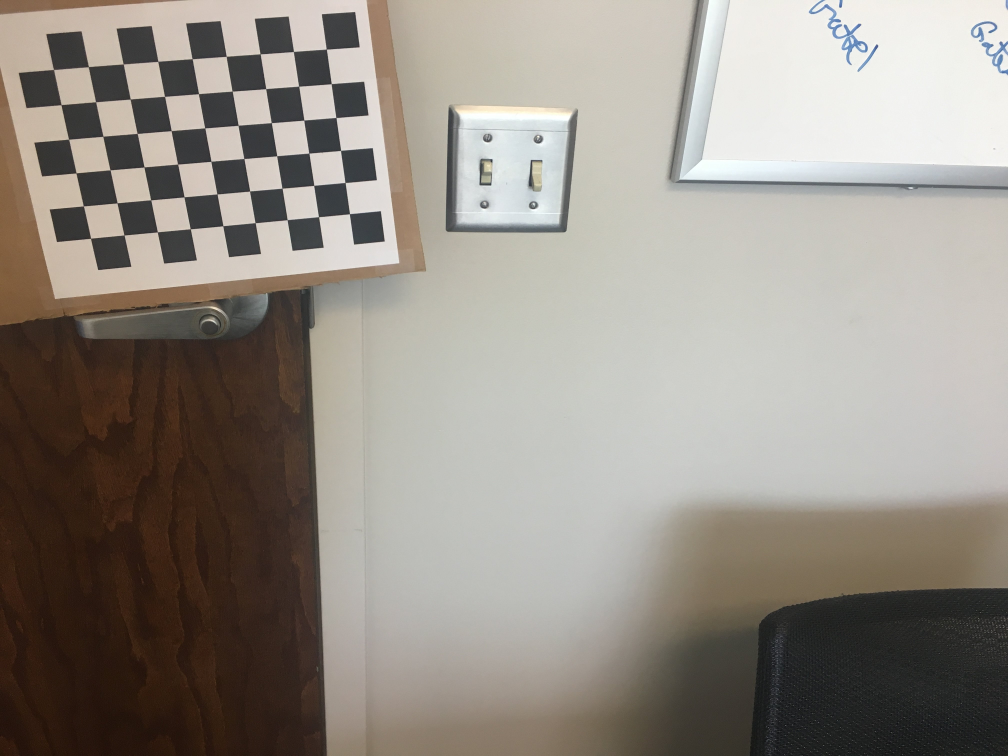
#> input picture cal_images/IMG_3144.jpg, 4032 x 3024 px (shown at 1/4 size); its folder holds 5 pictures in this run
$ python camera_calibration.py
#> lines starting #> are read from the running program, lines starting #| are printed output that depends on the picture
# file to develop pin hole camera model from test images using openCV
#
# Aaron Sengstacken - 3.31.2017

# import shiz
import numpy as np
import cv2
#import matplotlib.pyplot as plt
import glob

def camera_cal(directory_of_cal_images):
    # prepare object points, like (0,0,0), (1,0,0), (2,0,0) ....,(6,5,0).  Note object points are 3-D of the real world
    # space, assume that the chess board was kept stationary and the camera was moved.

    # chessboard size, count starting w/ zero
#> called with directory_of_cal_images = 'cal_images/'
    num_sq_width = 9
    num_sq_height = 6

    # termination criteria
    criteria = (cv2.TERM_CRITERIA_EPS + cv2.TERM_CRITERIA_MAX_ITER, 30, 0.001)

    objp = np.zeros((num_sq_height*num_sq_width,3), np.float32)
    objp[:,:2] = np.mgrid[0:num_sq_width, 0:num_sq_height].T.reshape(-1,2)

    # Arrays to store object points and image points from all the images.
    objpoints = [] # 3d points in real world space
    imgpoints = [] # 2d points in image plane.
    chessboards = [] # array of chessboard images

    # find all cal images
    images = glob.glob(directory_of_cal_images+'*.jpg')

    # loop over all cal images and search for test pattern (chessboard)
    for i,fname in enumerate(images):
        print(fname)
        img = cv2.imread(fname)
#> img is the input picture: shape (3024, 4032, 3); mean B, G, R 133.3, 141.5, 148
        gray = cv2.cvtColor(img,cv2.COLOR_BGR2GRAY)
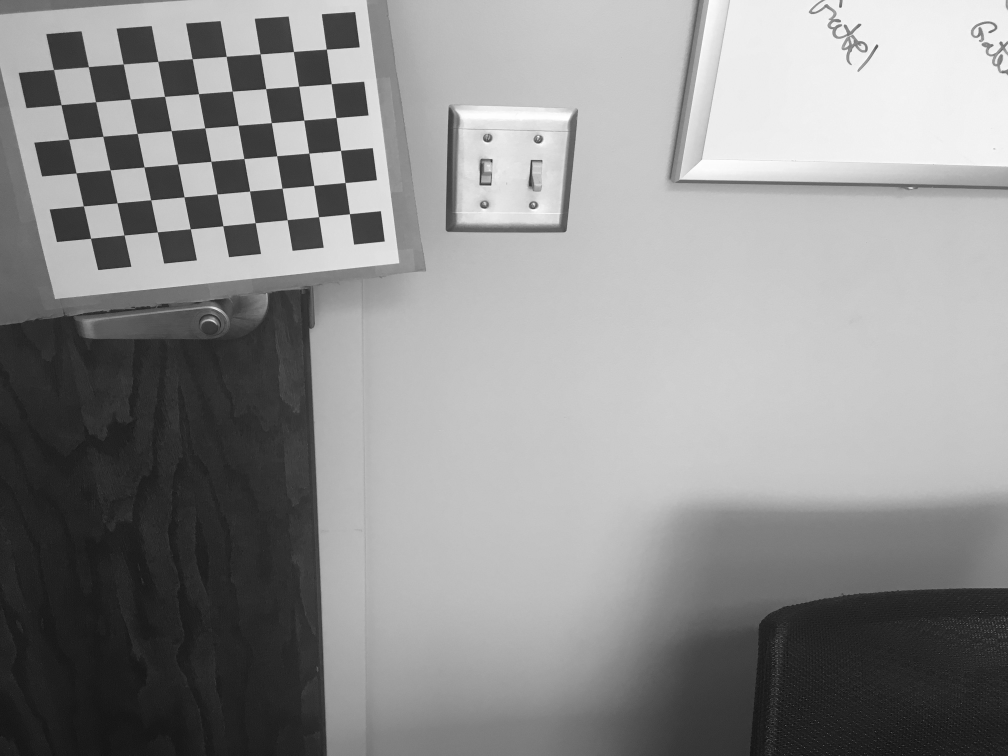
#> gray: shape (3024, 4032) (shown at 1/4 size); min 0, max 255, mean 142.5

        # find corners
        ret,corners = cv2.findChessboardCorners(gray,(num_sq_width,num_sq_height),None)
#> ret = True; corners = 54 rows, first 8: [1398.8, 856.6], [1277.2, 869.5], [1148.7, 881.2], [1020.8, 890.5], [893.7, 903.5], [760.7, 916.5], [629.6, 929.8], [496.3, 940.4]

        # If found, add object point, image points
        if ret == True:
            print('Found')
            objpoints.append(objp)

            # refine solution (note - This is optional, not required)
            cv2.cornerSubPix(gray,corners,(11,11),(-1,-1),criteria)
            imgpoints.append(corners)

            # Draw and display the corners
            cv2.drawChessboardCorners(img,(num_sq_width,num_sq_height),corners,ret)
#> pass 3 of the loop in camera_cal, `for i,fname in enumerate(images):`:
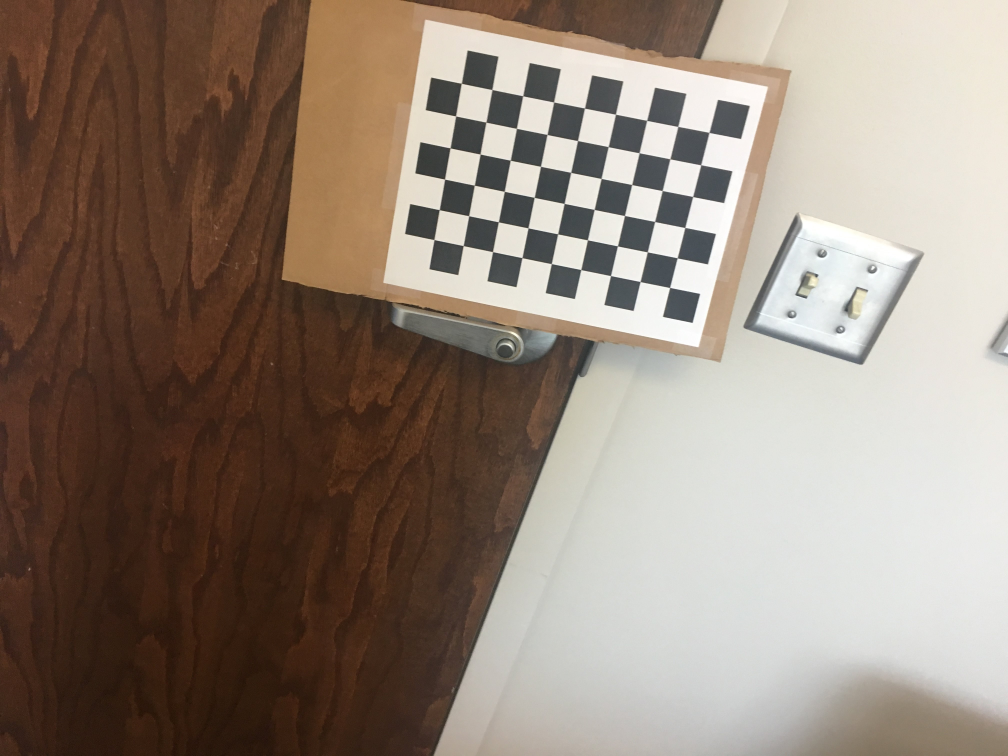
#> input picture cal_images/IMG_3145.jpg, 4032 x 3024 px (shown at 1/4 size)
#> in camera_cal, img is the input picture: shape (3024, 4032, 3); mean B, G, R 119.3, 131.5, 146.3
#> in camera_cal, `gray = cv2.cvtColor(img,cv2.COLOR_BGR2GRAY)`:
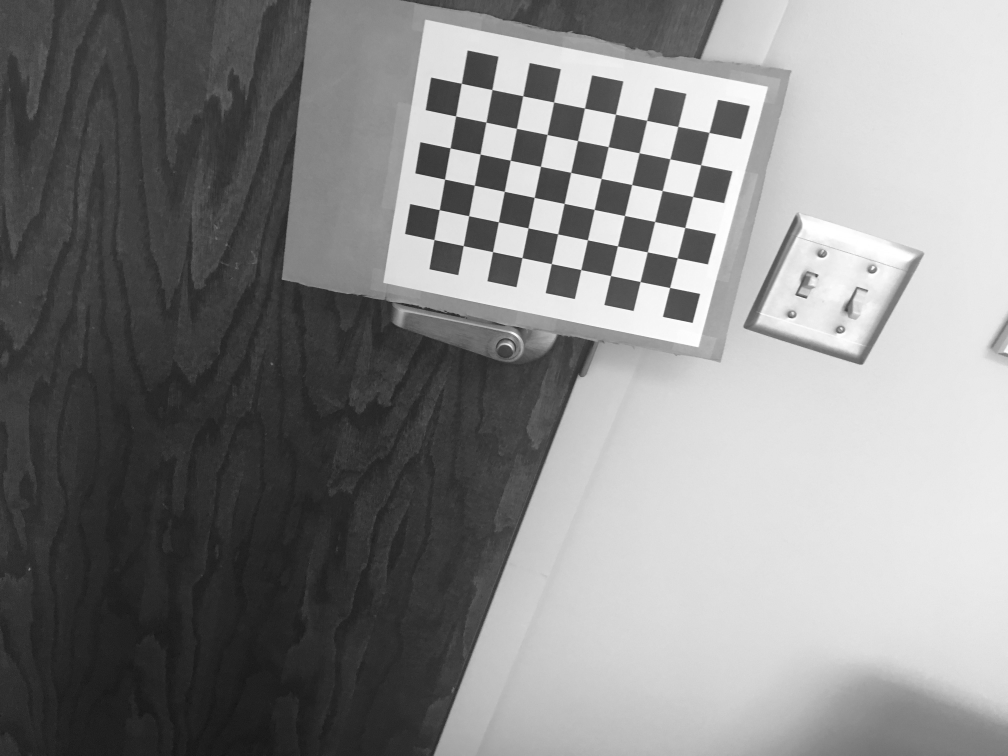
#> gray: shape (3024, 4032) (shown at 1/4 size); min 12, max 255, mean 134.6
#> corners = 54 rows, first 8: [2679.8, 1151.2], [2561.3, 1127.5], [2442.8, 1104.3], [2325, 1080], [2206.5, 1056], [2089.1, 1031.9], [1971, 1008.5], [1854.2, 984]
#> the loop made 5 passes; the first 3 are shown
            chessboards.append(img)

            if i==0:
                #cv2.imshow('img',img)
                cv2.imwrite(fname[:-4]+'chess.jpg',img)
                #cv2.waitKey(500)
        else:
            print('Not Found')

    cv2.destroyAllWindows()
    return objpoints, imgpoints, chessboards, img.shape[0:2]


def image_correct(image_name,mtx,dist):
#> called with image_name = 'cal_images/IMG_3181.jpg', mtx = array of shape (3, 3), dist = array of shape (1, 5)
    img = cv2.imread(image_name)
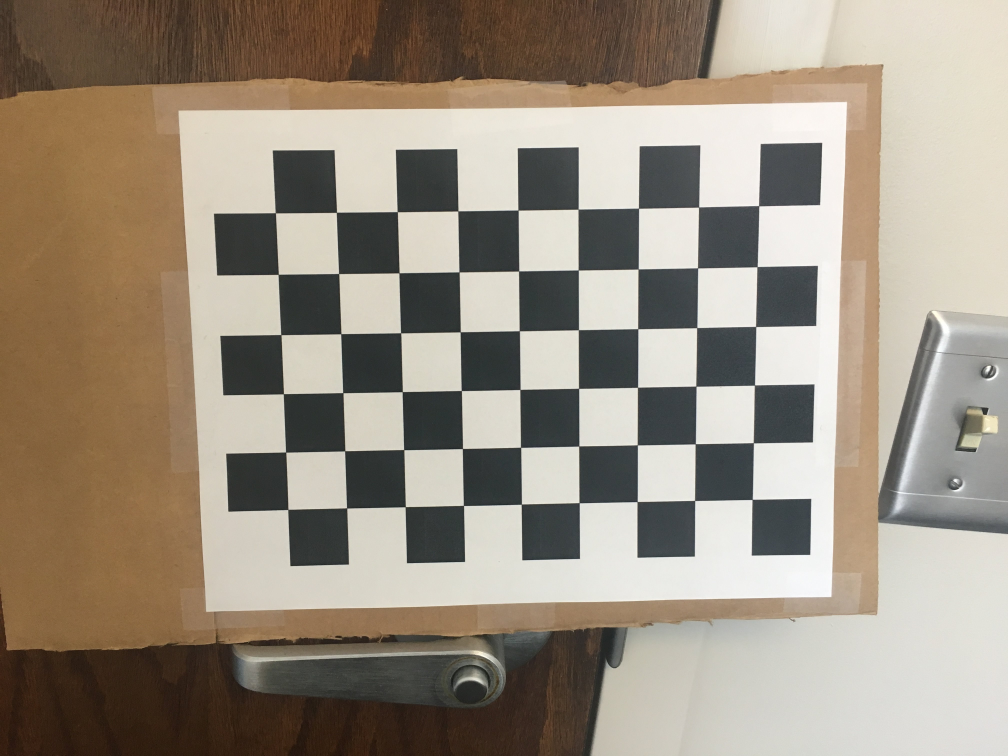
#> input picture cal_images/IMG_3181.jpg, 4032 x 3024 px (shown at 1/4 size)
#> img is the input picture: shape (3024, 4032, 3); mean B, G, R 128, 142.8, 153.8
    h,w = img.shape[:2]
#> h = 3024; w = 4032
    alpha = 1
    newcameramtx,roi=cv2.getOptimalNewCameraMatrix(mtx,dist,(w,h),alpha,(w,h))
    dst = cv2.undistort(img,mtx,dist,None,newcameramtx)
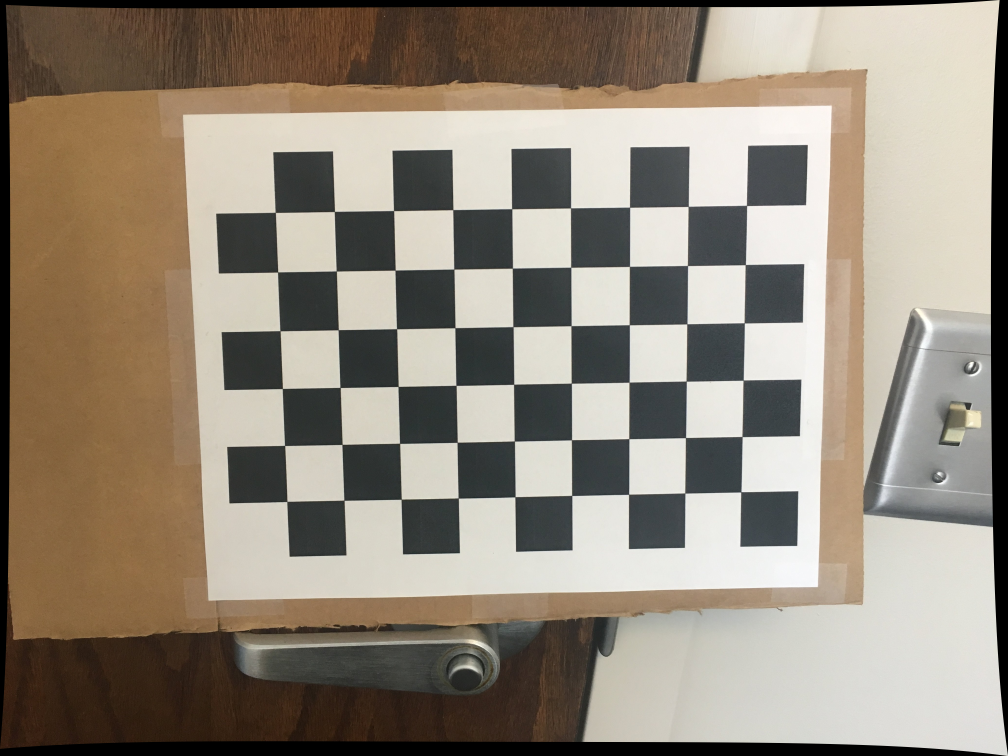
#> dst: shape (3024, 4032, 3) (shown at 1/4 size); mean B, G, R 122.5, 136.5, 146.8
    cv2.imwrite(image_name[:-4]+'cal.png',dst)


objpoints, imgpoints, chessboards, im_size = camera_cal('cal_images/')

# find the camera model
ret, mtx, dist, rvecs, tvecs = cv2.calibrateCamera(objpoints,imgpoints,im_size, None, None)

# save camera model
np.savez("ccal.npz",ret=ret,mtx=mtx,dist=dist,rvecs=rvecs,tvecs=tvecs,objpoints=objpoints,imgpoints=imgpoints,im_size=im_size)

# process an image
image_correct('cal_images/IMG_3181.jpg',mtx,dist)
